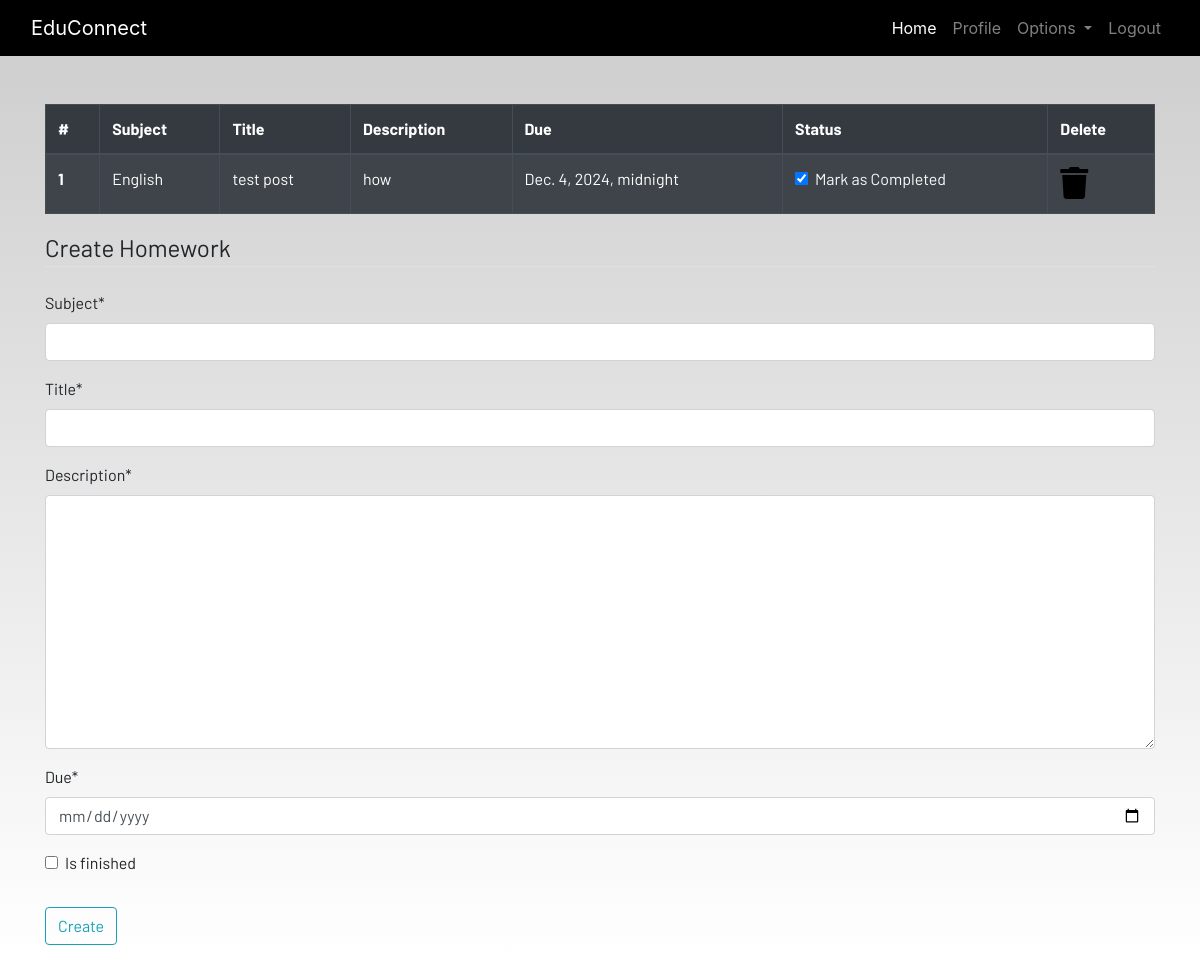
The app's page /homework (signed in) with its own data.
### dashboard/models.py (models this page shows, shortened)
class HomeWork(models.Model):
    user=models.ForeignKey(User,on_delete=models.CASCADE)
    subject=models.CharField(max_length=50)
    title=models.CharField(max_length=100)
    description=models.TextField()
    due=models.DateTimeField()
    is_finished=models.BooleanField(default=False)

### dashboard/views.py (the view)
# urls.py: path('homework',views.homework,name='homework'),
@login_required
def homework(request):
    if request.method=='POST':
        form=HomeworkForm(request.POST)
        if form.is_valid():
            try:
                finished=request.POST['is_finished']
                if finished =='on':
                    finished=True
                else:
                    finished=False
            except:
                finished =False
            homework= HomeWork(
                user=request.user,
                subject=request.POST['subject'],
                title=request.POST['title'],
                description=request.POST['description'],
                due=request.POST['due'],
                is_finished=finished
            )
            homework.save()
            messages.success(request,f"Homework Added from {request.user.username}!!")
    else:
        form=HomeworkForm()
    homework=HomeWork.objects.filter(user=request.user)
    if len(homework)==0:
        homework_done=True
    else:
        homework_done=False
    return render(request,'dashboard/homework.html',{'homework':homework,'homework_done':homework_done,'form':form})

### dashboard/forms.py (shortened to what this page needs)
class HomeworkForm(forms.ModelForm):
    class Meta:
        model=HomeWork
        fields=['subject','title','description','due','is_finished']
        widgets = {
            'due': DateInput()  # Properly applying the DateInput widget to the 'due' field
        }

### templates/dashboard/homework.html (shortened to what this page needs)
{% extends 'dashboard/base.html' %}
{% load static %}
{% block content %}
{% load crispy_forms_tags %}
<div class="container">
    {% if not homework_done%}
    <table class="table table-striped table-bordered table-hover table-dark">
        <thead>
            <tr>
                <th scope="col">#</th>
                <th scope="col">Subject</th>
                <th scope="col">Title</th>
                <th scope="col">Description</th>
                <th scope="col">Due</th>
                <th scope="col">Status</th>
                <th scope="col">Delete</th>
            </tr>
        </thead>
        <tbody>
            {% for home in homework %}
            <tr>
                <th scope="row">{{forloop.counter}}</th>
                <td>{{home.subject}}</td>
                <td>{{home.title}}</td>
                <td>{{home.description}}</td>
                <td>{{home.due}}</td>
                <td>
                    <a href="{% url 'update_homework' home.id %}">
                        <div class="form-check">
                            {% if home.is_finished == True %}
                            <input class="form-check-input" type="checkbox" value="" checked>
                            {% else %}
                            <input class="form-check-input" type="checkbox" value="">
                            {% endif %}
                            <label class="form-check-label text-light" for="flexCheckDefault">
                                Mark as Completed
                            </label>
                        </div>
                    </a>
                </td>
                <td><a href="{% url 'delete_homework' home.id %}"><i class="fa fa-trash fa-2x"></i></a></td>
            </tr>
            {% endfor %}
        </tbody>
    </table>
    {% else %}
    <h4>All homeworks are completed!! Create to have more!!</h4>
    {% endif %}
</div>
<div class=" container">
    <form method="POST">
        <fieldset class="form-group">
            <legend class="border-bottom mb-4">Create Homework</legend>
            {{ form|crispy }}
        </fieldset>
        <div class="form-group">
            <button href="" class="btn btn-outline-info" type="submit">
                Create
            </button>
        </div>
    </form>
</div>
{% endblock content %}

### static/css/main.css (style rules this page uses)
html { scroll-behavior: smooth; height: 100%; width: 100%; }
a { text-decoration: none !important; color: black; }
html, body { max-width: 100%; overflow-x: hidden; height: 100%; width: 100%; }
body { background: linear-gradient(rgba(0, 0, 0, 0.2), rgba(255, 255, 255, 0.5)); overflow-x: hidden; background-repeat: no-repeat; }
.fa { color: black; }

### records on screen
HomeWork: subject "English", title "test post", description "how", due "Dec. 4, 2024, midnight"
